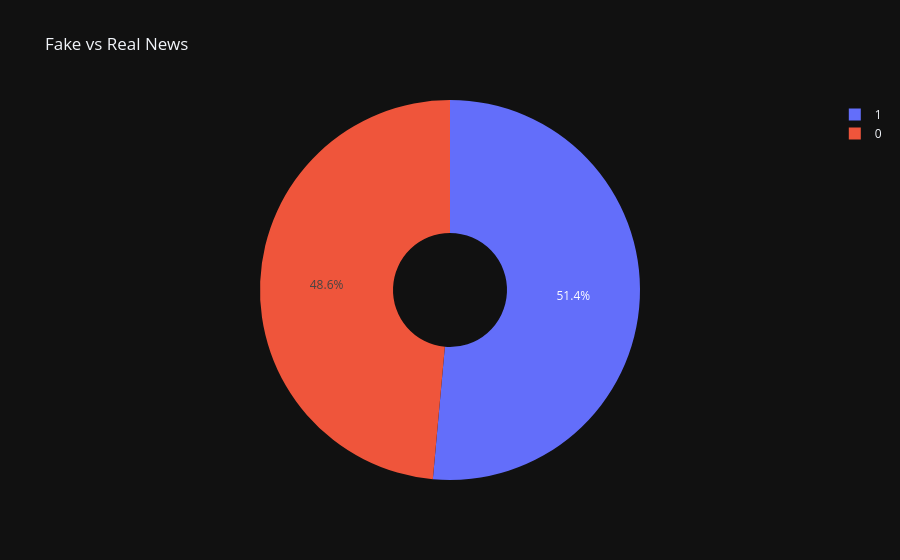

Notebook code for this chart:
### Code cell
label_Status = data['label'].value_counts()
transactions = label_Status.index
quantity = label_Status.values

figure = px.pie(
    values=quantity,
    names=transactions,
    title="Fake vs Real News",
    hole=0.3
)
figure.show()

### Figure 1 — Plotly figure (JSON) as saved in the notebook; plotly's stock layout.template omitted (floating-point values rounded to 4 significant figures)
{"data": [{"domain": {"x": [0.0, 1.0], "y": [0.0, 1.0]}, "hole": 0.3, "hovertemplate": "label=%{label}<br>value=%{value}<extra></extra>", "labels": [1, 0], "legendgroup": "", "name": "", "showlegend": true, "values": [37106, 35028], "type": "pie"}], "layout": {"legend": {"tracegroupgap": 0}, "title": {"text": "Fake vs Real News"}}}
